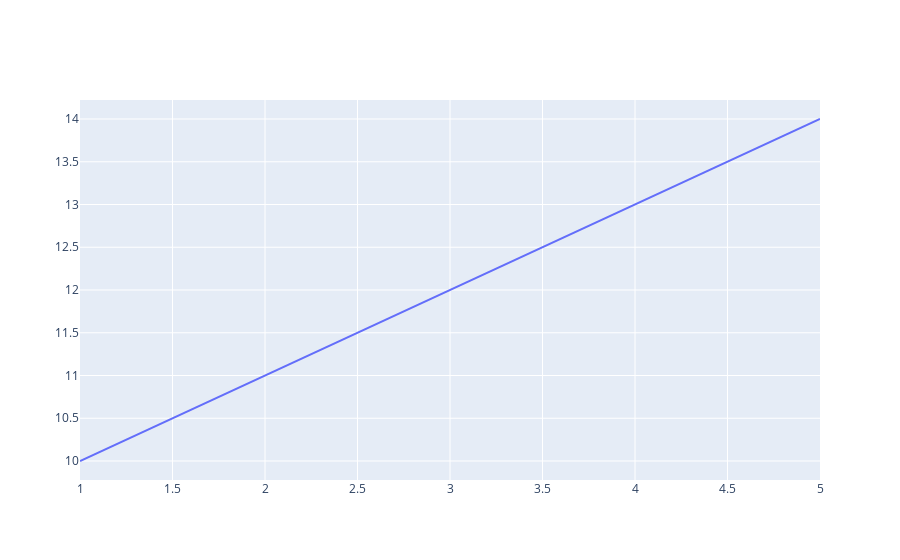

The cell this chart's notebook holds for it:
### Markdown cell above
## Test Rendering

### Code cell
import plotly.graph_objects as go
import plotly.offline as pyo
pyo.init_notebook_mode(connected=True)

# Sample data
x = [1, 2, 3, 4, 5]
y = [10, 11, 12, 13, 14]

# Create a basic line chart
fig = go.Figure(data=go.Scatter(x=x, y=y, mode='lines'))

# Display the figure
fig.show()

### Figure 1 — Plotly figure (JSON) as saved in the notebook; plotly's stock layout.template omitted (floating-point values rounded to 4 significant figures)
{"data": [{"mode": "lines", "type": "scatter", "x": [1, 2, 3, 4, 5], "y": [10, 11, 12, 13, 14]}], "layout": {"autosize": true, "xaxis": {"autorange": true, "range": [1, 5], "type": "linear"}, "yaxis": {"autorange": true, "range": [9.778, 14.22], "type": "linear"}}}
